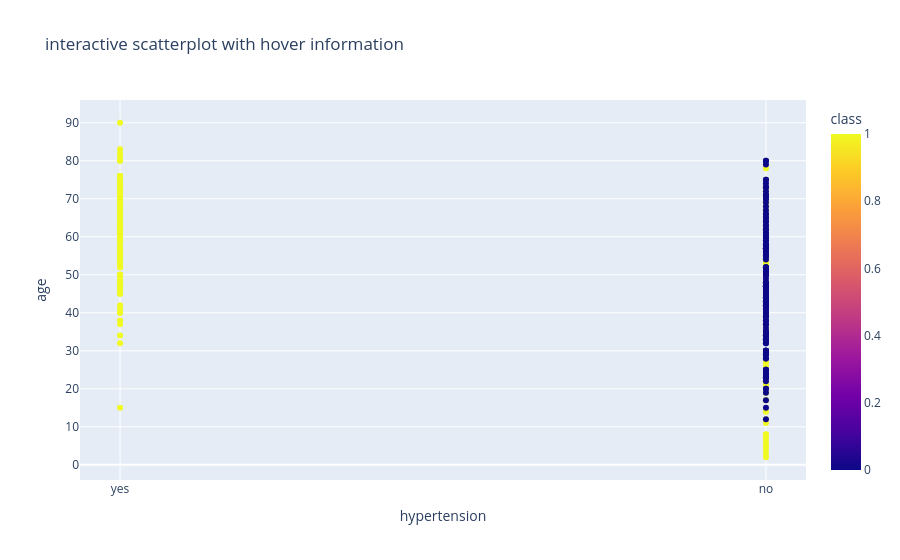

Notebook cell for this chart:
### Markdown cell above
#### difference between scatterplot and swarmplot is datapoints in swarm plot are  not overlapped at all while datapoints in scatterplot may be overlapped

### Code cell
fig = px.scatter(df, y = 'age', x = 'hypertension', color = 'class', hover_data= ['age', 'hypertension'], title = "interactive scatterplot with hover information")
fig.show()

### Figure 1 — Plotly figure (JSON) as saved in the notebook; plotly's stock layout.template omitted (floating-point values rounded to 4 significant figures; data arrays with more than 128 entries replaced by an {"elided": "..."} marker saying what was removed)
{"data": [{"hovertemplate": "hypertension=%{x}<br>age=%{y}<br>class=%{marker.color}<extra></extra>", "legendgroup": "", "marker": {"color": {"elided": "400 int values"}, "coloraxis": "coloraxis", "symbol": "circle"}, "mode": "markers", "name": "", "orientation": "v", "showlegend": false, "type": "scatter", "x": {"elided": "400 str values"}, "xaxis": "x", "y": {"elided": "400 int values"}, "yaxis": "y"}], "layout": {"coloraxis": {"colorbar": {"title": {"text": "class"}}, "colorscale": [[0, "#0d0887"], [0.1111, "#46039f"], [0.2222, "#7201a8"], [0.3333, "#9c179e"], [0.4444, "#bd3786"], [0.5556, "#d8576b"], [0.6667, "#ed7953"], [0.7778, "#fb9f3a"], [0.8889, "#fdca26"], [1, "#f0f921"]]}, "legend": {"tracegroupgap": 0}, "title": {"text": "interactive scatterplot with hover information"}, "xaxis": {"anchor": "y", "domain": [0, 1], "title": {"text": "hypertension"}}, "yaxis": {"anchor": "x", "domain": [0, 1], "title": {"text": "age"}}}}
